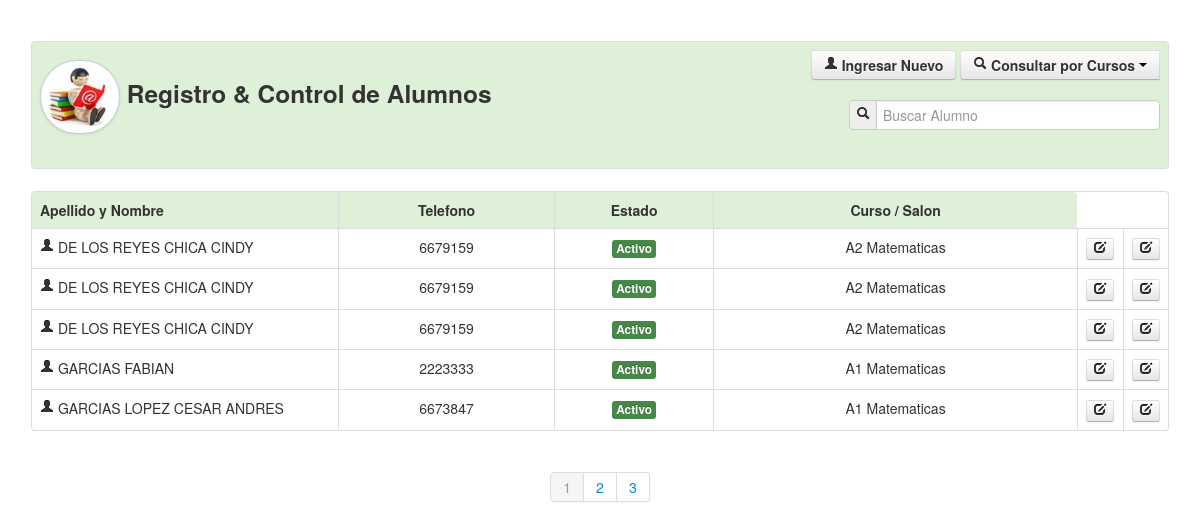
Page /alumnos.php (signed in) on the committed database.
### tables this page shows
CREATE TABLE `alumnos` (
  `id` int(11) NOT NULL,
  `nombre` varchar(255) NOT NULL,
  `apellido` varchar(255) NOT NULL,
  `nit` varchar(255) NOT NULL,
  `telefono` varchar(255) NOT NULL,
  `fechan` date NOT NULL,
  `folio` varchar(255) NOT NULL,
  `curso` varchar(255) NOT NULL,
  `estado` varchar(255) NOT NULL,
  `director` varchar(255) NOT NULL,
  `pension` varchar(255) NOT NULL,
  `barrio` varchar(255) NOT NULL,
  `sangre` varchar(255) NOT NULL,
  `grado` varchar(255) NOT NULL
);

CREATE TABLE `salones` (
  `id` int(11) NOT NULL,
  `nombre` varchar(255) NOT NULL,
  `curso` varchar(255) NOT NULL,
  `estado` varchar(255) NOT NULL
);

### Class/class_alumnos.php (called while the page is built, shortened)
<?php
class Consultar_Salones{
	private $fetch;
	function __construct($codigo){
		$this->consulta = mysql_query("SELECT * FROM salones WHERE id='$codigo'");
		$this->fetch = mysql_fetch_array($this->consulta);
	}
	function consultar($campo){
		return $this->fetch[$campo];
	}
}
?>

### alumnos.php (the view, shortened to what this page needs)
<?php
		include_once('Class/funciones.php');
		include_once('Class/class_alumnos.php');
		$maximo=5;
		if(!empty($_GET['pag'])){
			$pag=limpiar($_GET['pag']);
		}else{
			$pag=1;
		}
		$inicio=($pag-1)*$maximo;
			$cans=mysql_query("SELECT COUNT(nombre)as total FROM alumnos");
			if($dat=mysql_fetch_array($cans)){
				$total=$dat['total'];
			}
?>
<!DOCTYPE html>
<html lang="en">
<head>
    <link href="css/bootstrap.css" rel="stylesheet">
    <link href="css/bootstrap-responsive.css" rel="stylesheet">
    <link href="css/docs.css" rel="stylesheet">
    <link href="js/google-code-prettify/prettify.css" rel="stylesheet">
</head>
<body data-spy="scroll" data-target=".bs-docs-sidebar">
<div align="center">
    <table width="95%" border="0">
      <tr>
        <td>
       	  <table class="table table-bordered">
              <tr class="success">
                <td>
                    <div class="row-fluid">
                      <div class="span6">
                        	<h3><img src="img/icono_alumno.jpg" class="img-circle img-polaroid" width="70" height="65">
                        	Registro & Control de Alumnos</h3>
                      </div>
                      <div class="span6">
                      	<div align="right">
                       	<a href="crear_alumno.php" class="btn">
                            	<strong><i class="icon-user"></i> Ingresar Nuevo</strong>
                        </a>
                        <div class="btn-group">
                            <button class="btn" data-toggle="dropdown">
                            	<i class="icon-search"></i> <strong>Consultar por Cursos</strong> <span class="caret"></span>
                            </button>
                        </div>
                        <br><br>
                        <form name="form1" method="post" action="">
                            <div class="input-prepend">
                                <span class="add-on"><i class="icon-search"></i></span>
                                <input name="bus" type="text" placeholder="Buscar Alumno" class="input-xlarge" autocomplete="off">
                            </div>
                        </form>
                        </div>
                      </div>
                    </div>
                </td>
              </tr>
            </table>
        </td>
      </tr>
      <tr>
        <td>
        	<table class="table table-bordered table table-hover">
              <tr class="success">
                <td width="27%"><strong>Apellido y Nombre</strong></td>
                <td width="19%"><center><strong>Telefono</strong></center></td>
                <td width="14%"><center><strong>Estado</strong></center></td>
                <td width="32%"><center><strong>Curso / Salon</strong></center></td>
              </tr>
              <?php
			  	if(empty($_GET['cursos'])){
					if(empty($_POST['bus'])){
						$sql="SELECT * FROM alumnos ORDER BY apellido LIMIT $inicio, $maximo";
					}else{
						$bus=limpiar($_POST['bus']);
						$sql="SELECT * FROM alumnos WHERE nombre LIKE '$bus%' or apellido LIKE '$bus%' or nit='$bus' ORDER BY apellido LIMIT $inicio, $maximo";
					}
				}
			  	$can=mysql_query($sql);
				while($dato=mysql_fetch_array($can)){
					$salones = new Consultar_Salones($dato['curso']);
			  ?>
                  <tr>
                    <td><i class="icon-user"></i> <?php echo trim($dato['apellido']).' '.trim($dato['nombre']); ?></td>
                    <td><center><?php echo $dato['telefono']; ?></center></td>
                    <td>
                    	<center>
                        <a href="alumnos.php?estado=<?php echo $dato['id']; ?>" title="Cambiar Estado">
							<?php echo estado($dato['estado']); ?>
                        </a>
                        </center>
                    </td>
                    <td><center><?php echo $salones->consultar('nombre'); ?></center></td>
                    <td>
                    	<a href="crear_alumno.php?doc=<?php echo $dato['nit']; ?>" class="btn btn-mini" title="Actualizar Informacion">
                    		<i class="icon-edit"></i>
                        </a>
                    </td>
                     <td><center>
        	<a href="#eliminar.php<?php echo $dato['id']; ?>" role="button" class="btn btn-mini" data-toggle="modal" title="Eliminar alumno">
            	<i class="icon-edit"></i>
            </a>
            </center></td>
                  </tr>
              <?php } ?>
            </table>
        </td>
      </tr>
    </table>
    <div class="pagination">
        <ul>
        	<?php
			if(empty($_GET['cursos']) and empty($_POST['bus'])){
				$tp = ceil($total/$maximo);
         		for	($n=1; $n<=$tp ; $n++){
					if($pag==$n){
						echo '<li class="active"><a href="alumnos.php?pag='.$n.'">'.$n.'</a></li>';
					}else{
						echo '<li><a href="alumnos.php?pag='.$n.'">'.$n.'</a></li>';
					}
				}
			}
			?>
        </ul>
    </div>
</div>
</body>
</html>

### Class/funciones.php (shortened to what this page needs)
<?php
	function estado($estado){
		if($estado=='s'){
			return '<span class="label label-success">Activo</span>';
		}else{
			return '<span class="label label-important">No Activo</span>';
		}
	}
?>

### css/docs.css (style rules this page uses)
body { position: relative; padding-top: 40px; }

### rows in the picture
alumnos: apellido "DE LOS REYES CHICA", nombre "CINDY", telefono "6679159", estado "Activo", salones.nombre "A2 Matematicas"
alumnos: apellido "DE LOS REYES CHICA", nombre "CINDY", telefono "6679159", estado "Activo", salones.nombre "A2 Matematicas"
alumnos: apellido "DE LOS REYES CHICA", nombre "CINDY", telefono "6679159", estado "Activo", salones.nombre "A2 Matematicas"
alumnos: apellido "GARCIAS", nombre "FABIAN", telefono "2223333", estado "Activo", salones.nombre "A1 Matematicas"
alumnos: apellido "GARCIAS LOPEZ", nombre "CESAR ANDRES", telefono "6673847", estado "Activo", salones.nombre "A1 Matematicas"
